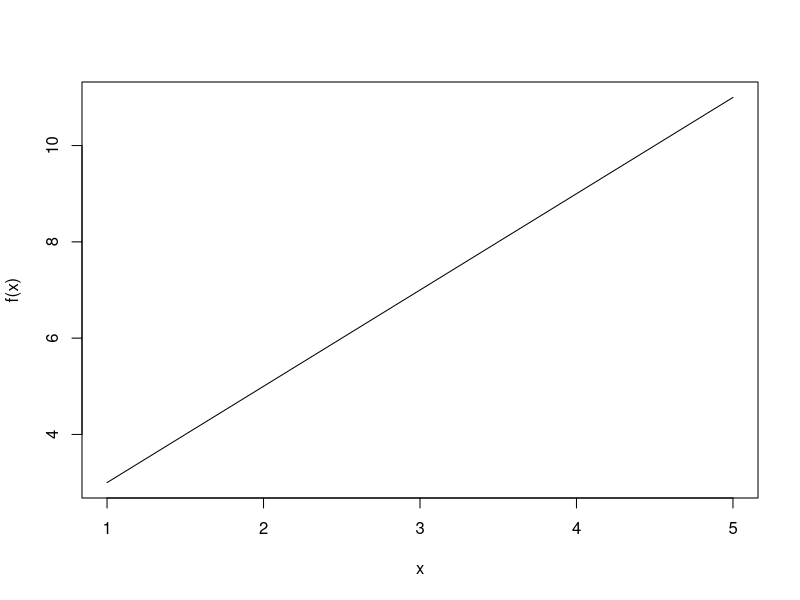
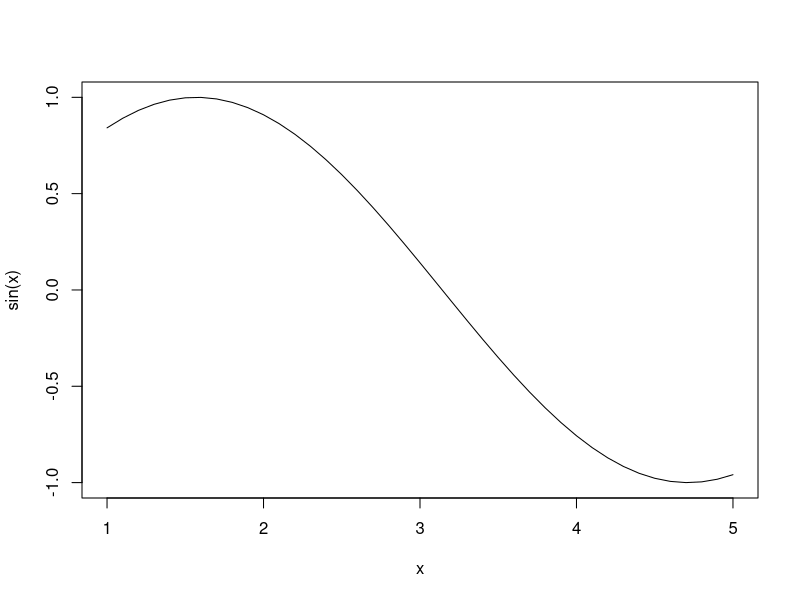
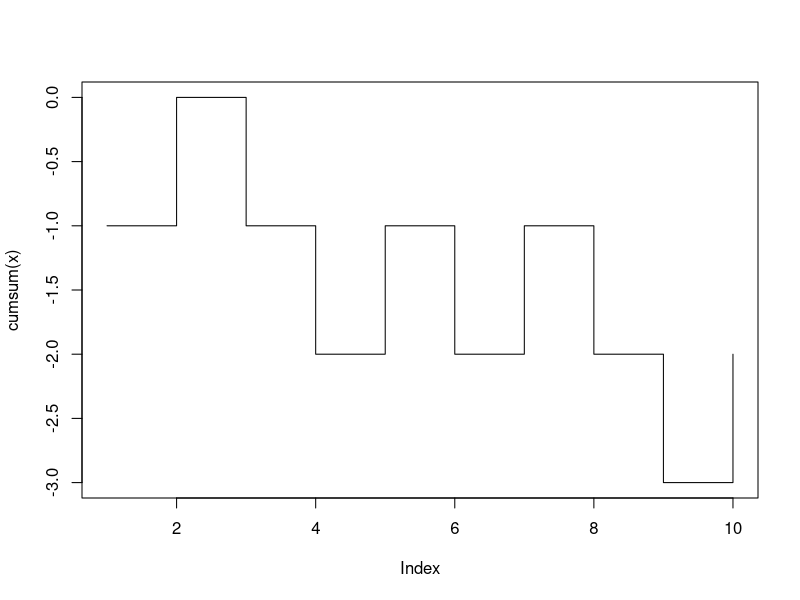
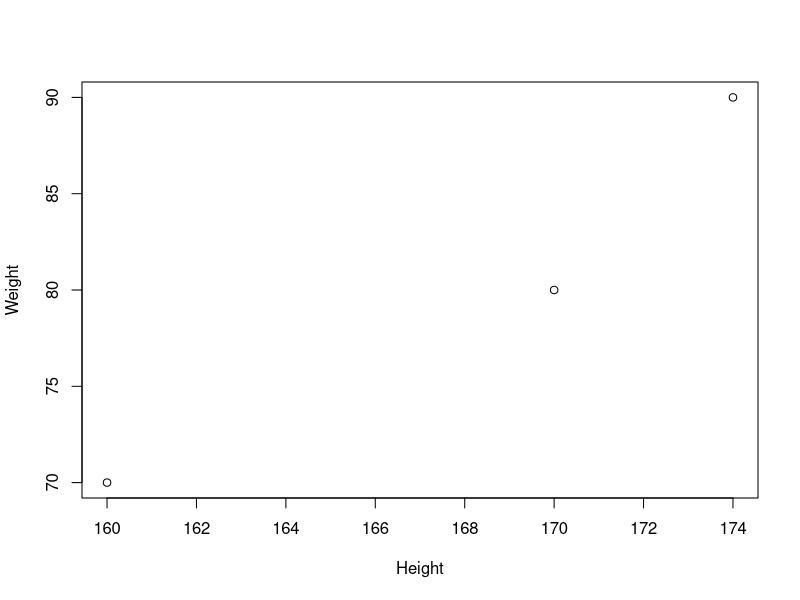

Source code (R) for these figures, in order: (Note: this script raises an error after producing the figures.)
3+2

2*8

1 + 2 # add space 


pi

letters

LETTERS

str(letters) #for functions

letters[1]
letters[10] # square braces for vectors and matrices 

month.abb
month.name

?pi # ? provides an explanation of a function, variables, or constants

apropos('month')

?apropos

x = 4 # bad code style

x <- 4 # appropriate style

x / 2

## TODO square root of x 

sqrt(x)

x^0.5

apropos('square')

f <- function(x) {2 * x + 1 }  #{} braces stands for function. 

f(x)



x <- c(1, 2 ,3 , 4, 5)  

f(x)

x <- 'foobar'

class(x)


x <- c(1, 2 ,3 , 4, 5)  
f(x)
plot(x, f(x), type = 'l')

sin(x)
x<- seq(1,5, by = 0.1) 

# or seq(from = o, to = 2 * pi, by = 0.1)

plot(x, sin(x), type='l')

1:50 # shows sequence or use seq() function

seq(1,5)

## TODO Bronian motion or random walk 

x <- 0

# + 1
# - 1 

runif(5)
?runif
x <- round(runif(10))*2-1
cumsum(x)
plot(cumsum(x), type = 's')

sample(c(1,1), size=25, replace = T)


##

h <- c(174, 170, 160)
w <- c(90, 80, 70)
plot(h, w, xlab = 'Height', ylab = 'Weight' )
cor(h,w)

lm() # linear model
fit <- lm(w ~ h) # weight function of height

165 * 1.346 - 146.154

predict(fit, newdata = list(h=165))

predict(fit, newdata = list(h = c(56,104)))

plot(h, w, xlab = 'Height', ylab = 'Weight', xlim = c(0,200), ylim = c(0,150))

fit
abline(fit)

df <- data.frame(height = h, weight = w)

str(df)
cor(df)
plot(df)
